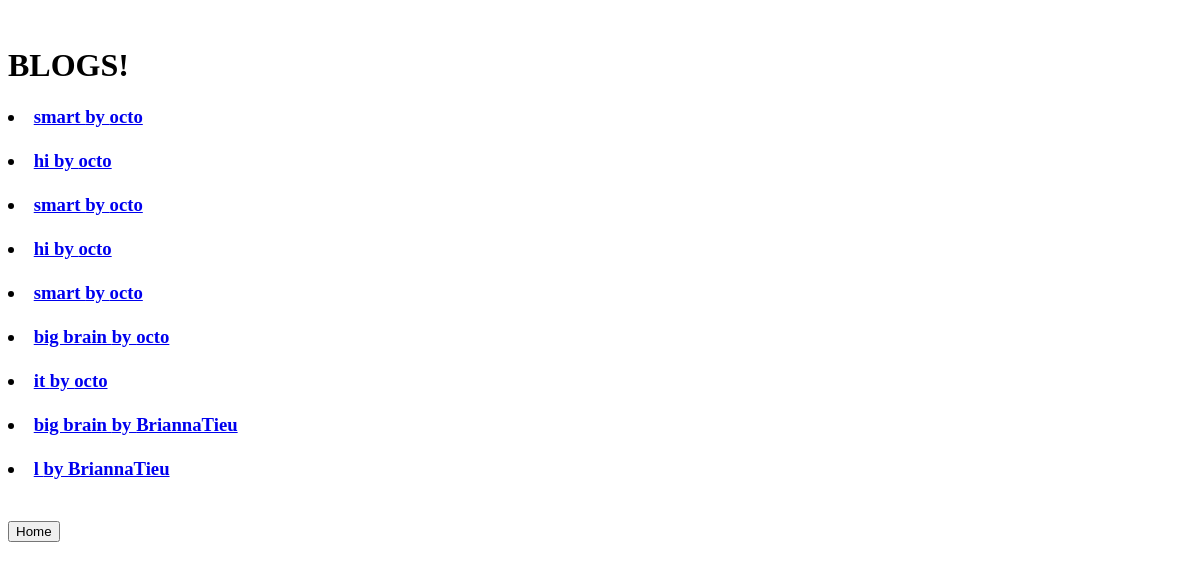
Before: /view with the older database file.
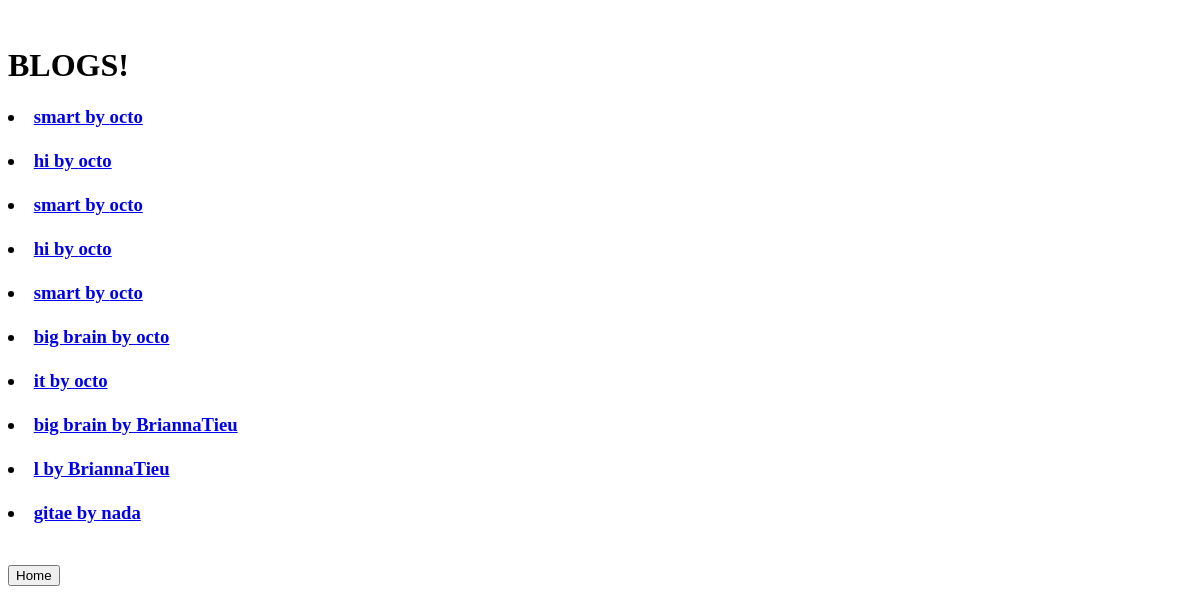
After: the same page with the newer database file.
### tables this page shows
CREATE TABLE blogs (blogName TEXT, username TEXT);

### __init__.py (the view)
@app.route('/view', methods=['GET', 'POST'])
def view():
    allBlogs = c.execute("SELECT * FROM blogs").fetchall()
    return render_template( 'view.html', blogList=allBlogs )

### templates/view.html (shortened to what this page needs)
<!DOCTYPE html>
<html>
  <head>
  </head>
  <body>
    <br>
    <form action="/view", method="POST">
        <h1>
            BLOGS!
        </h1>
        <h3>
            {% for blog in blogList %}
                <li><a href={{ url_for('viewBlog', blog=blog[0]) }}>{{blog[0]}} by {{blog[1]}}</a></li>
                <br>
            {% endfor %}
        </h3>
    </form>
    <form action="/">
        <button>Home</button>
    </form>
  </body>
</html>

Changed rows visible on the page:
added blogs: blogName "gitae", username "nada"
